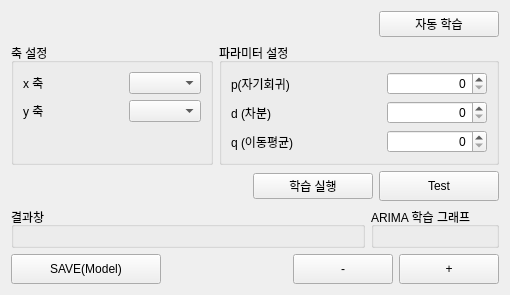
            <widget class="QWidget" name="tab">
             <attribute name="title">
              <string>ARIMA</string>
             </attribute>
             <layout class="QGridLayout" name="gridLayout_4">
              <item row="1" column="0">
               <layout class="QGridLayout" name="ARIMA_gridLayout">
                <item row="1" column="0">
                 <widget class="QGroupBox" name="groupBox_4">
                  <property name="title">
                   <string>축 설정</string>
                  </property>
                  <layout class="QFormLayout" name="formLayout_4">
                   <item row="0" column="0">
                    <widget class="QLabel" name="label_x">
                     <property name="minimumSize">
                      <size>
                       <width>100</width>
                       <height>0</height>
                      </size>
                     </property>
                     <property name="toolTip">
                      <string>시간에 해당하는 컬럼을 선택해주세요.</string>
                     </property>
                     <property name="styleSheet">
                      <string notr="true">font: 12pt &quot;굴림&quot;;</string>
                     </property>
                     <property name="text">
                      <string>x 축</string>
                     </property>
                     <property name="alignment">
                      <set>Qt::AlignLeading|Qt::AlignLeft|Qt::AlignVCenter</set>
                     </property>
                    </widget>
                   </item>
                   <item row="0" column="1">
                    <widget class="QComboBox" name="comboBox_x">
                     <property name="toolTip">
                      <string>시간에 해당하는 컬럼을 선택해주세요.</string>
                     </property>
                     <property name="styleSheet">
                      <string notr="true">font: 12pt &quot;굴림&quot;;</string>
                     </property>
                    </widget>
                   </item>
                   <item row="2" column="0">
                    <widget class="QLabel" name="label_y">
                     <property name="toolTip">
                      <string>예측하고 싶은 결과에 대한 컬럼을 선택해주세요.</string>
                     </property>
                     <property name="styleSheet">
                      <string notr="true">font: 12pt &quot;굴림&quot;;</string>
                     </property>
                     <property name="text">
                      <string>y 축</string>
                     </property>
                     <property name="alignment">
                      <set>Qt::AlignLeading|Qt::AlignLeft|Qt::AlignVCenter</set>
                     </property>
                    </widget>
                   </item>
                   <item row="2" column="1">
                    <widget class="QComboBox" name="comboBox_y">
                     <property name="toolTip">
                      <string>예측하고 싶은 결과에 대한 컬럼을 선택해주세요.</string>
                     </property>
                     <property name="styleSheet">
                      <string notr="true">font: 12pt &quot;굴림&quot;;</string>
                     </property>
                    </widget>
                   </item>
                  </layout>
                 </widget>
                </item>
                <item row="1" column="1">
                 <widget class="QGroupBox" name="groupBox_5">
                  <property name="title">
                   <string>파라미터 설정</string>
                  </property>
                  <layout class="QFormLayout" name="formLayout_5">
                   <item row="0" column="0">
                    <widget class="QLabel" name="label_p">
                     <property name="minimumSize">
                      <size>
                       <width>150</width>
                       <height>0</height>
                      </size>
                     </property>
                     <property name="toolTip">
                      <string>높을수록 AR(자귀회귀) 모형에 가까워집니다.</string>
                     </property>
                     <property name="styleSheet">
                      <string notr="true">font: 12pt &quot;굴림&quot;;</string>
                     </property>
                     <property name="text">
                      <string>p(자기회귀)</string>
                     </property>
                     <property name="alignment">
                      <set>Qt::AlignLeading|Qt::AlignLeft|Qt::AlignVCenter</set>
                     </property>
                    </widget>
                   </item>
                   <item row="0" column="1">
                    <widget class="QSpinBox" name="p_spinBox">
                     <property name="minimumSize">
                      <size>
                       <width>100</width>
                       <height>0</height>
                      </size>
                     </property>
                     <property name="toolTip">
                      <string>높을수록 AR(자귀회귀) 모형에 가까워집니다.</string>
                     </property>
                     <property name="styleSheet">
                      <string notr="true">font: 12pt &quot;굴림&quot;;</string>
                     </property>
                     <property name="alignment">
                      <set>Qt::AlignRight|Qt::AlignTrailing|Qt::AlignVCenter</set>
                     </property>
                     <property name="maximum">
                      <number>9</number>
                     </property>
                    </widget>
                   </item>
                   <item row="2" column="0">
                    <widget class="QLabel" name="label_d">
                     <property name="minimumSize">
                      <size>
                       <width>150</width>
                       <height>0</height>
                      </size>
                     </property>
                     <property name="toolTip">
                      <string>&lt;html&gt;&lt;head/&gt;&lt;body&gt;&lt;p&gt;1 : 속도&lt;/p&gt;&lt;p&gt;2 : 가속도&lt;/p&gt;&lt;/body&gt;&lt;/html&gt;</string>
                     </property>
                     <property name="styleSheet">
                      <string notr="true">font: 12pt &quot;굴림&quot;;</string>
                     </property>
                     <property name="text">
                      <string>d (차분)</string>
                     </property>
                     <property name="alignment">
                      <set>Qt::AlignLeading|Qt::AlignLeft|Qt::AlignVCenter</set>
                     </property>
                    </widget>
                   </item>
                   <item row="2" column="1">
                    <widget class="QSpinBox" name="d_spinBox">
                     <property name="minimumSize">
                      <size>
                       <width>100</width>
                       <height>0</height>
                      </size>
                     </property>
                     <property name="toolTip">
                      <string>&lt;html&gt;&lt;head/&gt;&lt;body&gt;&lt;p&gt;1 : 속도&lt;/p&gt;&lt;p&gt;2 : 가속도&lt;/p&gt;&lt;/body&gt;&lt;/html&gt;</string>
                     </property>
                     <property name="styleSheet">
                      <string notr="true">font: 12pt &quot;굴림&quot;;</string>
                     </property>
                     <property name="alignment">
                      <set>Qt::AlignRight|Qt::AlignTrailing|Qt::AlignVCenter</set>
                     </property>
                     <property name="minimum">
                      <number>0</number>
                     </property>
                     <property name="maximum">
                      <number>2</number>
                     </property>
                     <property name="value">
                      <number>0</number>
                     </property>
                    </widget>
                   </item>
                   <item row="4" column="0">
                    <widget class="QLabel" name="label_q">
                     <property name="minimumSize">
                      <size>
                       <width>150</width>
                       <height>0</height>
                      </size>
                     </property>
                     <property name="toolTip">
                      <string>높을수록 MA(이동평균) 모형에 가까워집니다.</string>
                     </property>
                     <property name="styleSheet">
                      <string notr="true">font: 12pt &quot;굴림&quot;;</string>
                     </property>
                     <property name="text">
                      <string>q (이동평균)</string>
                     </property>
                     <property name="alignment">
                      <set>Qt::AlignLeading|Qt::AlignLeft|Qt::AlignVCenter</set>
                     </property>
                    </widget>
                   </item>
                   <item row="4" column="1">
                    <widget class="QSpinBox" name="q_spinBox">
                     <property name="minimumSize">
                      <size>
                       <width>100</width>
                       <height>0</height>
                      </size>
                     </property>
                     <property name="toolTip">
                      <string>높을수록 MA(이동평균) 모형에 가까워집니다.</string>
                     </property>
                     <property name="styleSheet">
                      <string notr="true">font: 12pt &quot;굴림&quot;;</string>
                     </property>
                     <property name="alignment">
                      <set>Qt::AlignRight|Qt::AlignTrailing|Qt::AlignVCenter</set>
                     </property>
                     <property name="maximum">
                      <number>9</number>
                     </property>
                    </widget>
                   </item>
                  </layout>
                 </widget>
                </item>
               </layout>
              </item>
              <item row="4" column="0">
               <layout class="QHBoxLayout" name="horizontalLayout_5">
                <item>
                 <widget class="QPushButton" name="model_save_pushButton">
                  <property name="minimumSize">
                   <size>
                    <width>150</width>
                    <height>30</height>
                   </size>
                  </property>
                  <property name="toolTip">
                   <string>예측된 모델을 pkl 파일로 저장합니다.</string>
                  </property>
                  <property name="styleSheet">
                   <string notr="true">font: 12pt &quot;굴림&quot;;</string>
                  </property>
                  <property name="text">
                   <string>SAVE(Model)</string>
                  </property>
                 </widget>
                </item>
                <item>
                 <spacer name="horizontalSpacer">
                  <property name="orientation">
                   <enum>Qt::Horizontal</enum>
                  </property>
                  <property name="sizeHint" stdset="0">
                   <size>
                    <width>40</width>
                    <height>20</height>
                   </size>
                  </property>
                 </spacer>
                </item>
                <item>
                 <widget class="QPushButton" name="minus_pushButton">
                  <property name="minimumSize">
                   <size>
                    <width>100</width>
                    <height>30</height>
                   </size>
                  </property>
                  <property name="toolTip">
                   <string>결과 그래프를 축소합니다.</string>
                  </property>
                  <property name="styleSheet">
                   <string notr="true">font: 12pt &quot;굴림&quot;;</string>
                  </property>
                  <property name="text">
                   <string>-</string>
                  </property>
                 </widget>
                </item>
                <item>
                 <widget class="QPushButton" name="plus_pushButton">
                  <property name="minimumSize">
                   <size>
                    <width>100</width>
                    <height>30</height>
                   </size>
                  </property>
                  <property name="toolTip">
                   <string>결과 그래프를 확대합니다.</string>
                  </property>
                  <property name="styleSheet">
                   <string notr="true">font: 12pt &quot;굴림&quot;;</string>
                  </property>
                  <property name="text">
                   <string>+</string>
                  </property>
                 </widget>
                </item>
               </layout>
              </item>
              <item row="3" column="0">
               <layout class="QHBoxLayout" name="horizontalLayout">
                <item>
                 <widget class="QGroupBox" name="arima_groupBox">
                  <property name="sizePolicy">
                   <sizepolicy hsizetype="Expanding" vsizetype="Expanding">
                    <horstretch>0</horstretch>
                    <verstretch>0</verstretch>
                   </sizepolicy>
                  </property>
                  <property name="title">
                   <string>결과창</string>
                  </property>
                  <widget class="QLabel" name="rmse_label">
                   <property name="geometry">
                    <rect>
                     <x>10</x>
                     <y>40</y>
                     <width>261</width>
                     <height>41</height>
                    </rect>
                   </property>
                   <property name="text">
                    <string/>
                   </property>
                  </widget>
                  <widget class="QLabel" name="arimaresult_label_2">
                   <property name="geometry">
                    <rect>
                     <x>10</x>
                     <y>80</y>
                     <width>261</width>
                     <height>41</height>
                    </rect>
                   </property>
                   <property name="text">
                    <string/>
                   </property>
                  </widget>
                 </widget>
                </item>
                <item>
                 <widget class="QGroupBox" name="groupBox">
                  <property name="title">
                   <string>ARIMA 학습 그래프</string>
                  </property>
                  <layout class="QGridLayout" name="gridLayout_5">
                   <item row="0" column="0">
                    <layout class="QGridLayout" name="arima_gridLayout"/>
                   </item>
                  </layout>
                 </widget>
                </item>
               </layout>
              </item>
              <item row="0" column="0">
               <layout class="QHBoxLayout" name="horizontalLayout_6">
                <item>
                 <spacer name="horizontalSpacer_10">
                  <property name="orientation">
                   <enum>Qt::Horizontal</enum>
                  </property>
                  <property name="sizeHint" stdset="0">
                   <size>
                    <width>40</width>
                    <height>20</height>
                   </size>
                  </property>
                 </spacer>
                </item>
                <item>
                 <widget class="QPushButton" name="auto_arima_pushButton">
                  <property name="minimumSize">
                   <size>
                    <width>120</width>
                    <height>0</height>
                   </size>
                  </property>
                  <property name="maximumSize">
                   <size>
                    <width>100</width>
                    <height>16777215</height>
                   </size>
                  </property>
                  <property name="toolTip">
                   <string>최적의 파라미터를 찾아 학습 후 예측 결과를 보여줍니다.</string>
                  </property>
                  <property name="styleSheet">
                   <string notr="true">font: 12pt &quot;굴림&quot;;</string>
                  </property>
                  <property name="text">
                   <string>자동 학습</string>
                  </property>
                 </widget>
                </item>
               </layout>
              </item>
              <item row="2" column="0">
               <layout class="QHBoxLayout" name="horizontalLayout_3">
                <item>
                 <spacer name="horizontalSpacer_2">
                  <property name="orientation">
                   <enum>Qt::Horizontal</enum>
                  </property>
                  <property name="sizeHint" stdset="0">
                   <size>
                    <width>40</width>
                    <height>20</height>
                   </size>
                  </property>
                 </spacer>
                </item>
                <item>
                 <widget class="QPushButton" name="Run_pushButton">
                  <property name="minimumSize">
                   <size>
                    <width>120</width>
                    <height>0</height>
                   </size>
                  </property>
                  <property name="maximumSize">
                   <size>
                    <width>100</width>
                    <height>16777215</height>
                   </size>
                  </property>
                  <property name="toolTip">
                   <string>학습을 시작합니다.</string>
                  </property>
                  <property name="styleSheet">
                   <string notr="true">font: 12pt &quot;굴림&quot;;</string>
                  </property>
                  <property name="text">
                   <string>학습 실행</string>
                  </property>
                 </widget>
                </item>
                <item>
                 <widget class="QPushButton" name="Test_pushButton">
                  <property name="minimumSize">
                   <size>
                    <width>120</width>
                    <height>30</height>
                   </size>
                  </property>
                  <property name="toolTip">
                   <string>학습된 모델로 테스트를 시작합니다.</string>
                  </property>
                  <property name="styleSheet">
                   <string notr="true">font: 12pt &quot;굴림&quot;;</string>
                  </property>
                  <property name="text">
                   <string>Test</string>
                  </property>
                 </widget>
                </item>
               </layout>
              </item>
             </layout>
            </widget>
